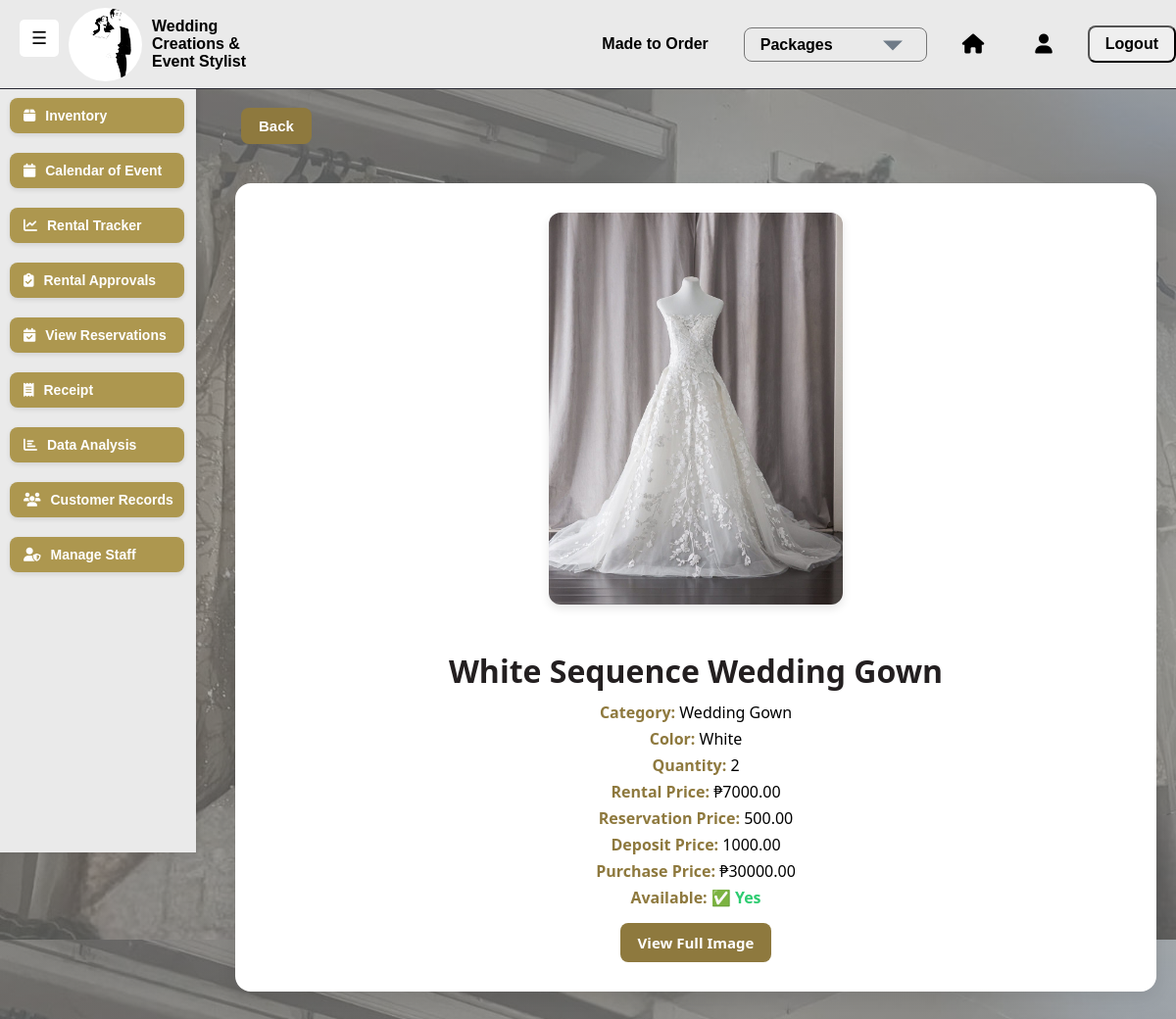
Page /inventory/2/ (signed in) on the earlier database version.
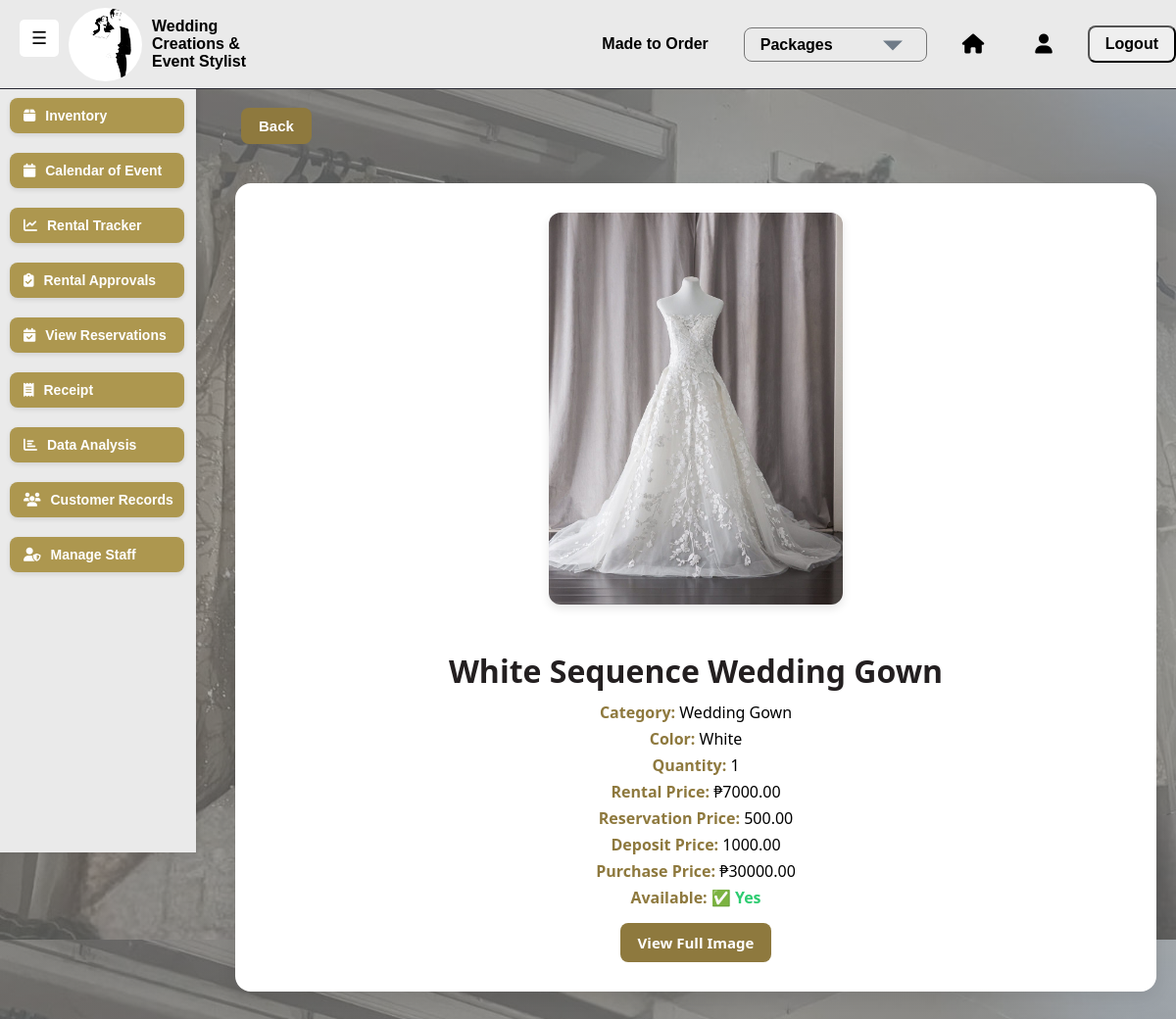
Same page on the later database version.
### saritasapp/models.py (models this page shows, shortened)
class Inventory(models.Model):
    name = models.CharField(max_length=255)
    branch = models.ForeignKey(Branch, on_delete=models.CASCADE, related_name="inventory_items")
    category = models.ForeignKey(Category, on_delete=models.CASCADE, related_name="items")
    color = models.ForeignKey(Color, null=True, blank=True, on_delete=models.SET_NULL, related_name="inventory_items")
    size = models.ForeignKey(Size, null=True, blank=True, on_delete=models.SET_NULL, related_name="inventory_items")
    quantity = models.IntegerField(default=0)
    rental_price = models.DecimalField(max_digits=10, decimal_places=2)
    reservation_price = models.DecimalField(max_digits=10, decimal_places=2, null=True, blank=True)
    deposit_price = models.DecimalField(max_digits=10, decimal_places=2, null=True, blank=True)
    purchase_price = models.DecimalField(max_digits=10, decimal_places=2, null=True, blank=True)
    available = models.BooleanField(default=True)
    image = models.ImageField(upload_to="inventory/", null=True, blank=True)
    created_at = models.DateTimeField(auto_now_add=True)
    updated_at = models.DateTimeField(auto_now=True)
    class Meta:
        verbose_name_plural = "Inventory"
        ordering = ['-created_at']

class Category(models.Model):
    name = models.CharField(max_length=255, unique=True)
    description = models.TextField(blank=True)

class Color(models.Model):
    name = models.CharField(max_length=50, unique=True)
    def __str__(self):
        return self.name

### saritasapp/views.py (the view)
# urls.py: path('inventory/<int:item_id>/', views.view_item, name='view_inventory'),
@login_required
def view_item(request, item_id):
    item = get_object_or_404(Inventory, id=item_id)
    return render(request, 'saritasapp/view_item.html', {'item': item})

### saritasapp/context_processors.py (called while the page is built)
def notifications(request):
    if request.user.is_authenticated:
        return {
            'unread_count': Notification.objects.filter(user=request.user, is_read=False).count()
        }
    return {}

### saritasapp/templates/saritasapp/view_item.html (shortened to what this page needs)
{% extends "saritasapp/base.html" %}
{% load static %}
{% block extra_css %}
    <link rel="stylesheet" href="{% static 'css/view_inventory.css' %}">
{% endblock %}
{% block content %}
<a href="{% url 'saritasapp:inventory_list' %}" class="btn btn-primary">Back</a>
<div class="inventory-container">
    <img src="{% if item.image %}{{ item.image.url }}{% else %}https://via.placeholder.com/300{% endif %}"
         alt="{{ item.name }}"
         class="inventory-image"
         onclick="openModal()" />
    <div class="inventory-details">
        <h1>{{ item.name }}</h1>
        <p><strong>Category:</strong> {{ item.category.name }}</p>
        <p><strong>Color:</strong> {{ item.color }}</p>
        <p><strong>Quantity:</strong> {{ item.quantity }}</p>
        <p><strong>Rental Price:</strong> ₱{{ item.rental_price }}</p>
        <p><strong>Reservation Price:</strong> {{ item.reservation_price }}</p>
        <p><strong>Deposit Price:</strong> {{ item.deposit_price }}</p>
        <p><strong>Purchase Price:</strong>
            {% if item.purchase_price %}₱{{ item.purchase_price }}{% else %}N/A{% endif %}
        </p>
        <p><strong>Available:</strong>
            {% if item.available %}
                <span class="available-status">✅ Yes</span>
            {% else %}
                <span style="color: red;">❌ No</span>
            {% endif %}
        </p>
        {% if item.image %}
            <a href="{{ item.image.url }}" target="_blank" class="btn btn-primary">View Full Image</a>
        {% endif %}
    </div>
</div>
{% endblock %}

Differences in the rows shown:
changed Inventory "White Sequence Wedding Gown": quantity "2" → "1"
